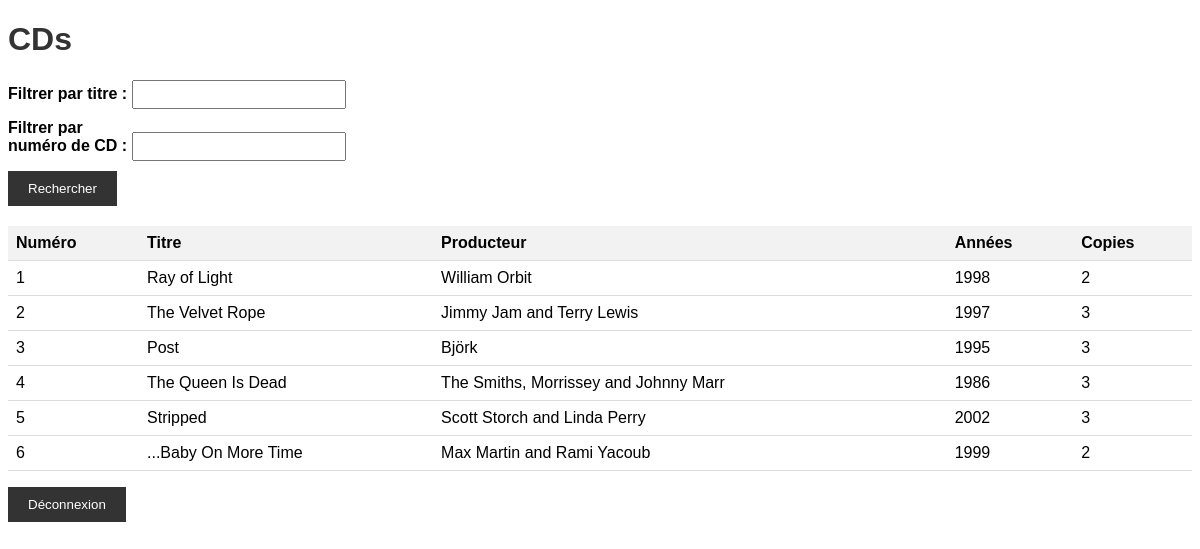
Page /0.bdd/cd.php (signed in) on the committed database.
### tables this page shows
CREATE TABLE IF NOT EXISTS CD (
    CD_NUMBER INT PRIMARY KEY,
    TITLE VARCHAR(255),
    PRODUCER VARCHAR(255),
    YEAR INT CHECK (YEAR >= 1800),
    COPIES INT
);

### www/0.bdd/cd.php (the view, shortened to what this page needs)
<?php
$bdd = new PDO('mysql:host=ms8db;dbname=groupXX', 'groupXX', 'secret');
$titre_filtrer = isset($_POST['titre_filtrer']) ? $_POST['titre_filtrer'] : '';
$numero_filtrer = isset($_POST['numero_filtrer']) ? $_POST['numero_filtrer'] : '';
$query = 'SELECT * FROM CD WHERE 1=1';
$parameters = array();
$stmt = $bdd->prepare($query);
$stmt->execute($parameters);
$CDs = $stmt->fetchAll(PDO::FETCH_ASSOC);
?>
<!DOCTYPE html>
<html>
    <head>
    </head>
    <body>
        <h1>CDs</h1>
        <form method="post" action="cd.php">
            <label for="titre_filtrer">Filtrer par titre :</label>
            <input type="text" name="titre_filtrer" value="<?= $titre_filtrer ?>">
            <br>
            <label for="numero_filtrer">Filtrer par numéro de CD :</label>
            <input type="text" name="numero_filtrer" value="<?= $numero_filtrer ?>">
            <br>
            <input type="submit" value="Rechercher">
        </form>
        <table>
            <thead>
                <tr>
                    <th>Numéro</th>
                    <th>Titre</th>
                    <th>Producteur</th>
                    <th>Années</th>
                    <th>Copies</th>
                </tr>
            </thead>
            <tbody>
                <?php foreach ($CDs as $CD): ?>
                    <tr>
                        <td><?= htmlentities($CD['CD_NUMBER']) ?></td>
                        <td><?= htmlentities($CD['TITLE']) ?></td>
                        <td><?= htmlentities($CD['PRODUCER']) ?></td>
                        <td><?= htmlentities($CD['YEAR']) ?></td>
                        <td><?= htmlentities($CD['COPIES']) ?></td>
                    </tr>
                <?php endforeach; ?>
            </tbody>
        </table>
        <form method="post" action="acces-bdd.php">
                <p>
                    <input type="submit" value="Déconnexion">
                </p>
            </form>
    </body>
</html>

### www/0.bdd/cd.php (style rules this page uses)
body { font-family: Arial, sans-serif; }
h1 { color: #333; }
form { margin-bottom: 20px; }
label { display: inline-block; width: 120px; font-weight: bold; }
input[type="text"] { width: 200px; padding: 5px; margin-bottom: 10px; }
input[type="submit"] { padding: 10px 20px; background-color: #333; color: #fff; border: none; cursor: pointer; }
table { border-collapse: collapse; width: 100%; }
th, td { padding: 8px; text-align: left; border-bottom: 1px solid #ddd; }
th { background-color: #f2f2f2; }

### rows in the picture
cd: CD_NUMBER "1", TITLE "Ray of Light", PRODUCER "William Orbit", YEAR "1998", COPIES "2"
cd: CD_NUMBER "2", TITLE "The Velvet Rope", PRODUCER "Jimmy Jam and Terry Lewis", YEAR "1997", COPIES "3"
cd: CD_NUMBER "3", TITLE "Post", PRODUCER "Björk", YEAR "1995", COPIES "3"
cd: CD_NUMBER "4", TITLE "The Queen Is Dead", PRODUCER "The Smiths, Morrissey and Johnny Marr", YEAR "1986", COPIES "3"
cd: CD_NUMBER "5", TITLE "Stripped", PRODUCER "Scott Storch and Linda Perry", YEAR "2002", COPIES "3"
cd: CD_NUMBER "6", TITLE "...Baby On More Time", PRODUCER "Max Martin and Rami Yacoub", YEAR "1999", COPIES "2"
